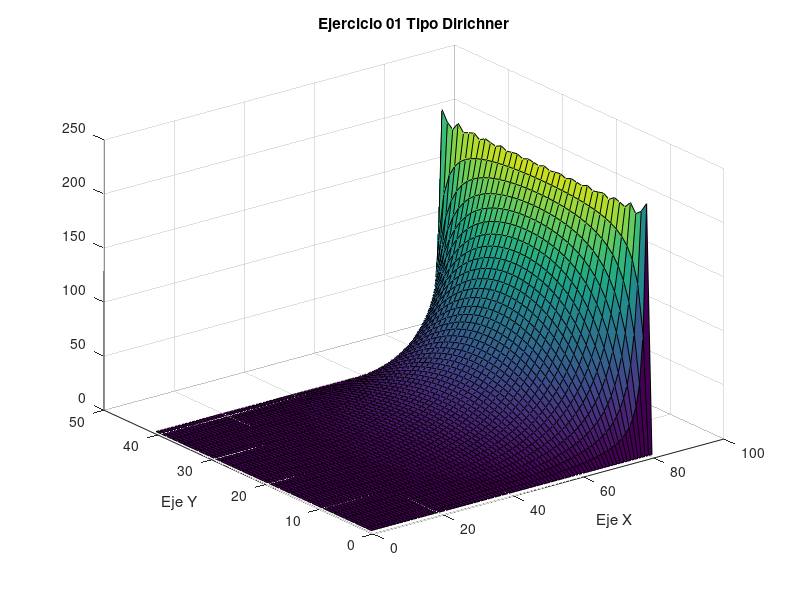

The MATLAB script that drew this image:
%% Ecuaciones diferenciales parciales 
% Jose Ramiro Fuentes Lara
clc;clear;close all;

%% valores de nuestras constantes

a = 20;
b = 40;
x = 0:.5:a;
y = 0:.5:b;

%% Definimos el ciclo para llenar la malla
 for i=1:length(x)
     for j=1:length(y)
         u(i,j)=0;
         for n=1:110
         An=(440*(1-cos(n*pi)))/((n*pi)*sinh(2*n*pi));
         u(i,j)=u(i,j) + An*sin(n*pi*x(i)/a)*sinh(n*pi*y(j)/a);
         end
     end
 end

%% Se grafica nuestra funcion y se le da formato
grid on 
surf(u)

set(gcf,'Name','Ecuaciones Diferenciales Parciales') 
    xlabel('Eje X')
    ylabel('Eje Y')
    title('Ejercicio 01 Tipo Dirichner')
    